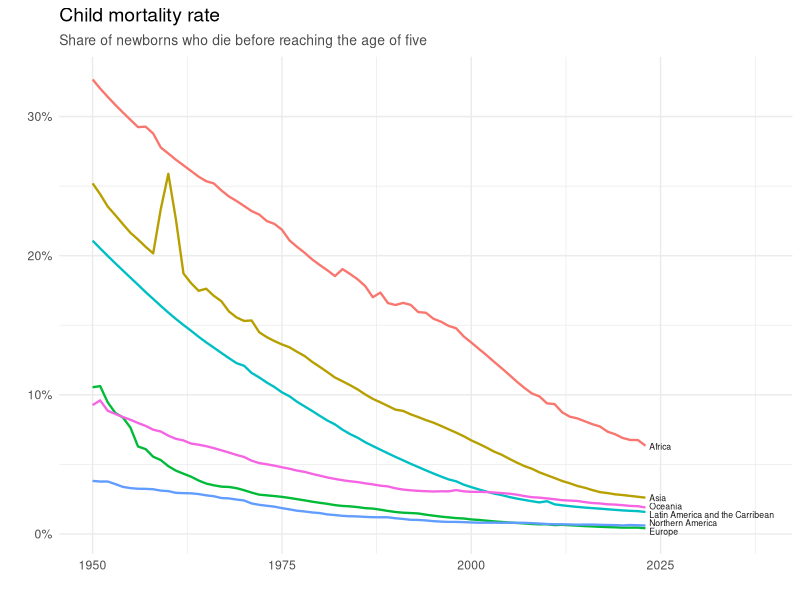

This chart was generated by the following R code:
## ---- chunk 1
cm <- read.csv("child-mortality-around-the-world.csv", 
               stringsAsFactors=TRUE)
head(cm)
## ---- chunk 2
#| fig-width: 7
#| fig-height: 5
#| fig-dpi: 450
library(ggplot2)
ggplot(cm, aes(x = Year, 
               y = Child.mortality.rate, 
               color = Entity, group = Entity)) +
  geom_line(linewidth = 0.8) +
  scale_y_continuous(labels = function(x) paste0(x, "%")) + 
  scale_x_continuous(limits = c(1950, 2038)) +
  theme_minimal() +
  theme(legend.position = 'none', 
         plot.subtitle = element_text(
          color = "#4a4a4a",  
          size = 10),
         plot.title = element_text(
          size = 14))  +
  labs(
    title = "Child mortality rate",
    subtitle = "Share of newborns who die before reaching the age of five",
    x = "",
    y = "") +
  annotate(
      "text", x = 2023.5, y = 0.2, 
      label = "Europe",
      size = 2.2,
      color = "grey9",
      hjust = 0) +
  annotate(
      "text", x = 2023.5, y = 0.8, 
      label = "Northern America",
      size = 2.2,
      color = "grey9",
      hjust = 0) +
  annotate(
      "text", x = 2023.5, y = 1.4, 
      label = "Latin America and the Carribean",
      size = 2.2,
      color = "grey9",
      hjust = 0) +
   annotate(
      "text", x = 2023.5, y = 2.0, 
      label = "Oceania",
      size = 2.2,
      color = "grey9",
      hjust = 0) +
   annotate(
      "text", x = 2023.5, y = 2.6, 
      label = "Asia",
      size = 2.2,
      color = "grey9",
      hjust = 0) +
   annotate(
      "text", x = 2023.5, y = 6.3, 
      label = "Africa",
      size = 2.2,
      color = "grey9",
      hjust = 0)
